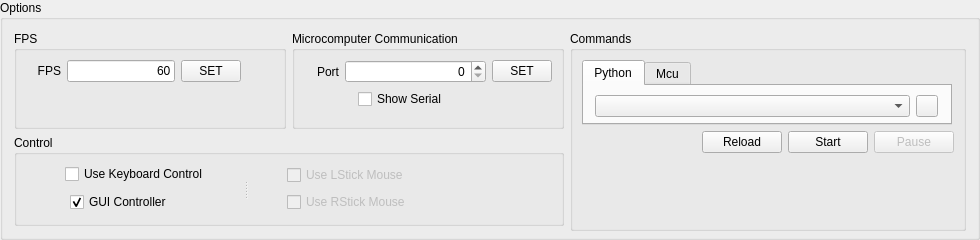
       <widget class="QGroupBox" name="groupBox_Options">
        <property name="enabled">
         <bool>true</bool>
        </property>
        <property name="sizePolicy">
         <sizepolicy hsizetype="Fixed" vsizetype="Fixed">
          <horstretch>0</horstretch>
          <verstretch>0</verstretch>
         </sizepolicy>
        </property>
        <property name="minimumSize">
         <size>
          <width>980</width>
          <height>240</height>
         </size>
        </property>
        <property name="maximumSize">
         <size>
          <width>980</width>
          <height>240</height>
         </size>
        </property>
        <property name="title">
         <string>Options</string>
        </property>
        <property name="flat">
         <bool>false</bool>
        </property>
        <layout class="QGridLayout" name="gridLayout_3">
         <item row="0" column="0">
          <widget class="QGroupBox" name="groupBox_fps">
           <property name="title">
            <string>FPS</string>
           </property>
           <layout class="QFormLayout" name="formLayout_3">
            <item row="0" column="0">
             <layout class="QHBoxLayout" name="horizontalLayout">
              <item>
               <widget class="QLabel" name="FPS">
                <property name="minimumSize">
                 <size>
                  <width>35</width>
                  <height>0</height>
                 </size>
                </property>
                <property name="maximumSize">
                 <size>
                  <width>35</width>
                  <height>16777215</height>
                 </size>
                </property>
                <property name="text">
                 <string>FPS</string>
                </property>
                <property name="alignment">
                 <set>Qt::AlignRight|Qt::AlignTrailing|Qt::AlignVCenter</set>
                </property>
               </widget>
              </item>
              <item>
               <widget class="QLineEdit" name="fpsTxt">
                <property name="minimumSize">
                 <size>
                  <width>0</width>
                  <height>0</height>
                 </size>
                </property>
                <property name="maximumSize">
                 <size>
                  <width>16777215</width>
                  <height>16777215</height>
                 </size>
                </property>
                <property name="text">
                 <string>60</string>
                </property>
                <property name="alignment">
                 <set>Qt::AlignRight|Qt::AlignTrailing|Qt::AlignVCenter</set>
                </property>
               </widget>
              </item>
              <item>
               <widget class="QPushButton" name="pushButton_fps">
                <property name="minimumSize">
                 <size>
                  <width>60</width>
                  <height>0</height>
                 </size>
                </property>
                <property name="maximumSize">
                 <size>
                  <width>60</width>
                  <height>16777215</height>
                 </size>
                </property>
                <property name="text">
                 <string>SET</string>
                </property>
               </widget>
              </item>
             </layout>
            </item>
            <item row="1" column="0">
             <spacer name="verticalSpacer_2">
              <property name="orientation">
               <enum>Qt::Vertical</enum>
              </property>
              <property name="sizeHint" stdset="0">
               <size>
                <width>20</width>
                <height>22</height>
               </size>
              </property>
             </spacer>
            </item>
           </layout>
          </widget>
         </item>
         <item row="0" column="2" rowspan="2">
          <widget class="QGroupBox" name="groupBox_commands">
           <property name="sizePolicy">
            <sizepolicy hsizetype="Preferred" vsizetype="Maximum">
             <horstretch>0</horstretch>
             <verstretch>0</verstretch>
            </sizepolicy>
           </property>
           <property name="minimumSize">
            <size>
             <width>0</width>
             <height>200</height>
            </size>
           </property>
           <property name="title">
            <string>Commands</string>
           </property>
           <layout class="QFormLayout" name="formLayout_6">
            <item row="1" column="0">
             <layout class="QHBoxLayout" name="horizontalLayout_11">
              <property name="sizeConstraint">
               <enum>QLayout::SetMaximumSize</enum>
              </property>
              <item>
               <spacer name="horizontalSpacer">
                <property name="orientation">
                 <enum>Qt::Horizontal</enum>
                </property>
                <property name="sizeHint" stdset="0">
                 <size>
                  <width>120</width>
                  <height>20</height>
                 </size>
                </property>
               </spacer>
              </item>
              <item>
               <widget class="QPushButton" name="pushButton_reload">
                <property name="text">
                 <string>Reload</string>
                </property>
               </widget>
              </item>
              <item>
               <widget class="QPushButton" name="pushButton_start">
                <property name="text">
                 <string>Start</string>
                </property>
               </widget>
              </item>
              <item>
               <widget class="QPushButton" name="pushButton_pause">
                <property name="enabled">
                 <bool>false</bool>
                </property>
                <property name="text">
                 <string>Pause</string>
                </property>
               </widget>
              </item>
             </layout>
            </item>
            <item row="0" column="0" colspan="2">
             <widget class="QTabWidget" name="tabWidget_Commands">
              <property name="minimumSize">
               <size>
                <width>370</width>
                <height>60</height>
               </size>
              </property>
              <property name="maximumSize">
               <size>
                <width>370</width>
                <height>70</height>
               </size>
              </property>
              <property name="currentIndex">
               <number>0</number>
              </property>
              <widget class="QWidget" name="tab">
               <attribute name="title">
                <string>Python</string>
               </attribute>
               <layout class="QGridLayout" name="gridLayout">
                <item row="0" column="0">
                 <layout class="QHBoxLayout" name="horizontalLayout_2">
                  <property name="sizeConstraint">
                   <enum>QLayout::SetMaximumSize</enum>
                  </property>
                  <item>
                   <widget class="QComboBox" name="comboBox">
                    <property name="minimumSize">
                     <size>
                      <width>315</width>
                      <height>22</height>
                     </size>
                    </property>
                    <property name="maximumSize">
                     <size>
                      <width>315</width>
                      <height>22</height>
                     </size>
                    </property>
                   </widget>
                  </item>
                  <item>
                   <widget class="QToolButton" name="toolButton">
                    <property name="minimumSize">
                     <size>
                      <width>22</width>
                      <height>22</height>
                     </size>
                    </property>
                    <property name="maximumSize">
                     <size>
                      <width>22</width>
                      <height>22</height>
                     </size>
                    </property>
                    <property name="text">
                     <string/>
                    </property>
                   </widget>
                  </item>
                 </layout>
                </item>
               </layout>
              </widget>
              <widget class="QWidget" name="tab_2">
               <attribute name="title">
                <string>Mcu</string>
               </attribute>
               <layout class="QGridLayout" name="gridLayout_2">
                <item row="0" column="0">
                 <layout class="QHBoxLayout" name="horizontalLayout_12">
                  <property name="sizeConstraint">
                   <enum>QLayout::SetMaximumSize</enum>
                  </property>
                  <item>
                   <widget class="QComboBox" name="comboBox_2">
                    <property name="sizePolicy">
                     <sizepolicy hsizetype="Maximum" vsizetype="Fixed">
                      <horstretch>0</horstretch>
                      <verstretch>0</verstretch>
                     </sizepolicy>
                    </property>
                    <property name="minimumSize">
                     <size>
                      <width>315</width>
                      <height>22</height>
                     </size>
                    </property>
                    <property name="maximumSize">
                     <size>
                      <width>315</width>
                      <height>22</height>
                     </size>
                    </property>
                   </widget>
                  </item>
                  <item>
                   <widget class="QToolButton" name="toolButton_2">
                    <property name="minimumSize">
                     <size>
                      <width>22</width>
                      <height>22</height>
                     </size>
                    </property>
                    <property name="maximumSize">
                     <size>
                      <width>22</width>
                      <height>22</height>
                     </size>
                    </property>
                    <property name="text">
                     <string>...</string>
                    </property>
                   </widget>
                  </item>
                 </layout>
                </item>
               </layout>
              </widget>
             </widget>
            </item>
            <item row="2" column="0">
             <spacer name="verticalSpacer">
              <property name="orientation">
               <enum>Qt::Vertical</enum>
              </property>
              <property name="sizeHint" stdset="0">
               <size>
                <width>20</width>
                <height>65</height>
               </size>
              </property>
             </spacer>
            </item>
           </layout>
          </widget>
         </item>
         <item row="0" column="1">
          <widget class="QGroupBox" name="groupBox">
           <property name="title">
            <string>Microcomputer Communication</string>
           </property>
           <layout class="QFormLayout" name="formLayout_4">
            <item row="1" column="0" colspan="2">
             <layout class="QHBoxLayout" name="horizontalLayout_4">
              <item>
               <spacer name="horizontalSpacer_5">
                <property name="orientation">
                 <enum>Qt::Horizontal</enum>
                </property>
                <property name="sizeHint" stdset="0">
                 <size>
                  <width>20</width>
                  <height>20</height>
                 </size>
                </property>
               </spacer>
              </item>
              <item>
               <widget class="QCheckBox" name="showSerial">
                <property name="sizePolicy">
                 <sizepolicy hsizetype="Expanding" vsizetype="Fixed">
                  <horstretch>0</horstretch>
                  <verstretch>0</verstretch>
                 </sizepolicy>
                </property>
                <property name="minimumSize">
                 <size>
                  <width>140</width>
                  <height>16</height>
                 </size>
                </property>
                <property name="maximumSize">
                 <size>
                  <width>16666666</width>
                  <height>16</height>
                 </size>
                </property>
                <property name="layoutDirection">
                 <enum>Qt::LeftToRight</enum>
                </property>
                <property name="styleSheet">
                 <string notr="true">position: relative</string>
                </property>
                <property name="text">
                 <string>Show Serial</string>
                </property>
               </widget>
              </item>
              <item>
               <spacer name="horizontalSpacer_12">
                <property name="orientation">
                 <enum>Qt::Horizontal</enum>
                </property>
                <property name="sizeHint" stdset="0">
                 <size>
                  <width>40</width>
                  <height>20</height>
                 </size>
                </property>
               </spacer>
              </item>
             </layout>
            </item>
            <item row="0" column="0" colspan="2">
             <layout class="QHBoxLayout" name="horizontalLayout_3">
              <item>
               <widget class="QLabel" name="COM">
                <property name="minimumSize">
                 <size>
                  <width>35</width>
                  <height>0</height>
                 </size>
                </property>
                <property name="maximumSize">
                 <size>
                  <width>35</width>
                  <height>16777215</height>
                 </size>
                </property>
                <property name="text">
                 <string>Port</string>
                </property>
                <property name="alignment">
                 <set>Qt::AlignRight|Qt::AlignTrailing|Qt::AlignVCenter</set>
                </property>
               </widget>
              </item>
              <item>
               <widget class="QSpinBox" name="spinBox_COM">
                <property name="minimumSize">
                 <size>
                  <width>0</width>
                  <height>0</height>
                 </size>
                </property>
                <property name="maximumSize">
                 <size>
                  <width>16777215</width>
                  <height>16777215</height>
                 </size>
                </property>
                <property name="alignment">
                 <set>Qt::AlignRight|Qt::AlignTrailing|Qt::AlignVCenter</set>
                </property>
               </widget>
              </item>
              <item>
               <widget class="QPushButton" name="pushButton_COM">
                <property name="minimumSize">
                 <size>
                  <width>60</width>
                  <height>0</height>
                 </size>
                </property>
                <property name="maximumSize">
                 <size>
                  <width>60</width>
                  <height>16777215</height>
                 </size>
                </property>
                <property name="text">
                 <string>SET</string>
                </property>
               </widget>
              </item>
             </layout>
            </item>
           </layout>
          </widget>
         </item>
         <item row="1" column="0" colspan="2">
          <widget class="QGroupBox" name="groupBox_control">
           <property name="title">
            <string>Control</string>
           </property>
           <layout class="QFormLayout" name="formLayout_2">
            <item row="0" column="0">
             <widget class="QSplitter" name="splitter">
              <property name="orientation">
               <enum>Qt::Horizontal</enum>
              </property>
              <widget class="QWidget" name="layoutWidget">
               <layout class="QVBoxLayout" name="verticalLayout">
                <item>
                 <layout class="QHBoxLayout" name="horizontalLayout_5">
                  <item>
                   <spacer name="horizontalSpacer_6">
                    <property name="orientation">
                     <enum>Qt::Horizontal</enum>
                    </property>
                    <property name="sizeHint" stdset="0">
                     <size>
                      <width>40</width>
                      <height>20</height>
                     </size>
                    </property>
                   </spacer>
                  </item>
                  <item>
                   <widget class="QCheckBox" name="UseKC">
                    <property name="minimumSize">
                     <size>
                      <width>140</width>
                      <height>16</height>
                     </size>
                    </property>
                    <property name="maximumSize">
                     <size>
                      <width>140</width>
                      <height>16</height>
                     </size>
                    </property>
                    <property name="layoutDirection">
                     <enum>Qt::LeftToRight</enum>
                    </property>
                    <property name="text">
                     <string>Use Keyboard Control</string>
                    </property>
                   </widget>
                  </item>
                  <item>
                   <spacer name="horizontalSpacer_11">
                    <property name="orientation">
                     <enum>Qt::Horizontal</enum>
                    </property>
                    <property name="sizeHint" stdset="0">
                     <size>
                      <width>40</width>
                      <height>20</height>
                     </size>
                    </property>
                   </spacer>
                  </item>
                 </layout>
                </item>
                <item>
                 <layout class="QHBoxLayout" name="horizontalLayout_8">
                  <item>
                   <spacer name="horizontalSpacer_13">
                    <property name="orientation">
                     <enum>Qt::Horizontal</enum>
                    </property>
                    <property name="sizeHint" stdset="0">
                     <size>
                      <width>40</width>
                      <height>20</height>
                     </size>
                    </property>
                   </spacer>
                  </item>
                  <item>
                   <widget class="QCheckBox" name="checkBox_GUIC">
                    <property name="minimumSize">
                     <size>
                      <width>130</width>
                      <height>24</height>
                     </size>
                    </property>
                    <property name="maximumSize">
                     <size>
                      <width>130</width>
                      <height>24</height>
                     </size>
                    </property>
                    <property name="autoFillBackground">
                     <bool>false</bool>
                    </property>
                    <property name="text">
                     <string>GUI Controller</string>
                    </property>
                    <property name="checked">
                     <bool>true</bool>
                    </property>
                   </widget>
                  </item>
                  <item>
                   <spacer name="horizontalSpacer_14">
                    <property name="orientation">
                     <enum>Qt::Horizontal</enum>
                    </property>
                    <property name="sizeHint" stdset="0">
                     <size>
                      <width>40</width>
                      <height>20</height>
                     </size>
                    </property>
                   </spacer>
                  </item>
                 </layout>
                </item>
               </layout>
              </widget>
              <widget class="QWidget" name="layoutWidget">
               <layout class="QVBoxLayout" name="verticalLayout_4">
                <item>
                 <layout class="QHBoxLayout" name="horizontalLayout_6">
                  <item>
                   <spacer name="horizontalSpacer_7">
                    <property name="orientation">
                     <enum>Qt::Horizontal</enum>
                    </property>
                    <property name="sizeHint" stdset="0">
                     <size>
                      <width>40</width>
                      <height>20</height>
                     </size>
                    </property>
                   </spacer>
                  </item>
                  <item>
                   <widget class="QCheckBox" name="useLSM">
                    <property name="enabled">
                     <bool>false</bool>
                    </property>
                    <property name="minimumSize">
                     <size>
                      <width>140</width>
                      <height>16</height>
                     </size>
                    </property>
                    <property name="maximumSize">
                     <size>
                      <width>140</width>
                      <height>16</height>
                     </size>
                    </property>
                    <property name="layoutDirection">
                     <enum>Qt::LeftToRight</enum>
                    </property>
                    <property name="text">
                     <string>Use LStick Mouse</string>
                    </property>
                   </widget>
                  </item>
                  <item>
                   <spacer name="horizontalSpacer_10">
                    <property name="orientation">
                     <enum>Qt::Horizontal</enum>
                    </property>
                    <property name="sizeHint" stdset="0">
                     <size>
                      <width>40</width>
                      <height>20</height>
                     </size>
                    </property>
                   </spacer>
                  </item>
                 </layout>
                </item>
                <item>
                 <layout class="QHBoxLayout" name="horizontalLayout_7">
                  <item>
                   <spacer name="horizontalSpacer_8">
                    <property name="orientation">
                     <enum>Qt::Horizontal</enum>
                    </property>
                    <property name="sizeHint" stdset="0">
                     <size>
                      <width>40</width>
                      <height>20</height>
                     </size>
                    </property>
                   </spacer>
                  </item>
                  <item>
                   <widget class="QCheckBox" name="useRSM">
                    <property name="enabled">
                     <bool>false</bool>
                    </property>
                    <property name="minimumSize">
                     <size>
                      <width>140</width>
                      <height>16</height>
                     </size>
                    </property>
                    <property name="maximumSize">
                     <size>
                      <width>140</width>
                      <height>16</height>
                     </size>
                    </property>
                    <property name="layoutDirection">
                     <enum>Qt::LeftToRight</enum>
                    </property>
                    <property name="text">
                     <string>Use RStick Mouse</string>
                    </property>
                   </widget>
                  </item>
                  <item>
                   <spacer name="horizontalSpacer_9">
                    <property name="orientation">
                     <enum>Qt::Horizontal</enum>
                    </property>
                    <property name="sizeHint" stdset="0">
                     <size>
                      <width>40</width>
                      <height>20</height>
                     </size>
                    </property>
                   </spacer>
                  </item>
                 </layout>
                </item>
               </layout>
              </widget>
             </widget>
            </item>
           </layout>
          </widget>
         </item>
        </layout>
       </widget>
